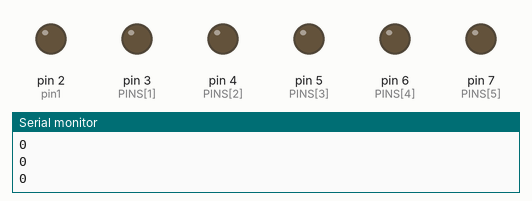
Simulated run of this sketch. Board: Arduino Uno, built with avr-gcc and run on an emulated ATmega328P. Shown: output pins drawn as LEDs (lit = HIGH), the last lines printed to the serial monitor.

Above: at 5.2 s.
At 19.2 s:
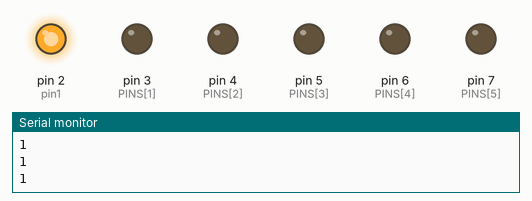
Timing chart, 0 to 37.1 s (numbered marks = the images above):
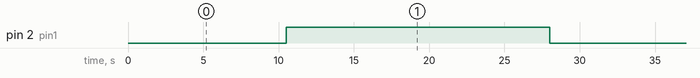

The sketch:

part_4.ino
```cpp
int ML1[51] = {0,0,0,0,0,0,0,0,0,0,0,0,0,0,0,1,1,1,1,1,1,1,1,1,1,1,1,1,1,1,1,1,1,1,1,1,1,1,1,1,1,1,1,1,1,1,1,1,1,1} ;
int pin1 = 2;
int PINS[6] = {2,3,4,5,6,7};
void setup() {
    Serial.begin(9600);
    for(int i=0; i <=5; i++)
    {
      pinMode(PINS[i],OUTPUT);
    }


}

void loop() {

    for(int i=0; i <=5; i++)
    {
      Serial.println(PINS[i]);
      delay(500);
    }

    Serial.println(10);
  for(int i=0; i <51; i++)
  {

      digitalWrite(pin1,ML1[i]);
      Serial.println(ML1[i]);
      delay(500);

  }

}
```

Measured:
- by itself, pin 2 (pin1): alternates HIGH for 17.5 s and LOW for 11.0 s
